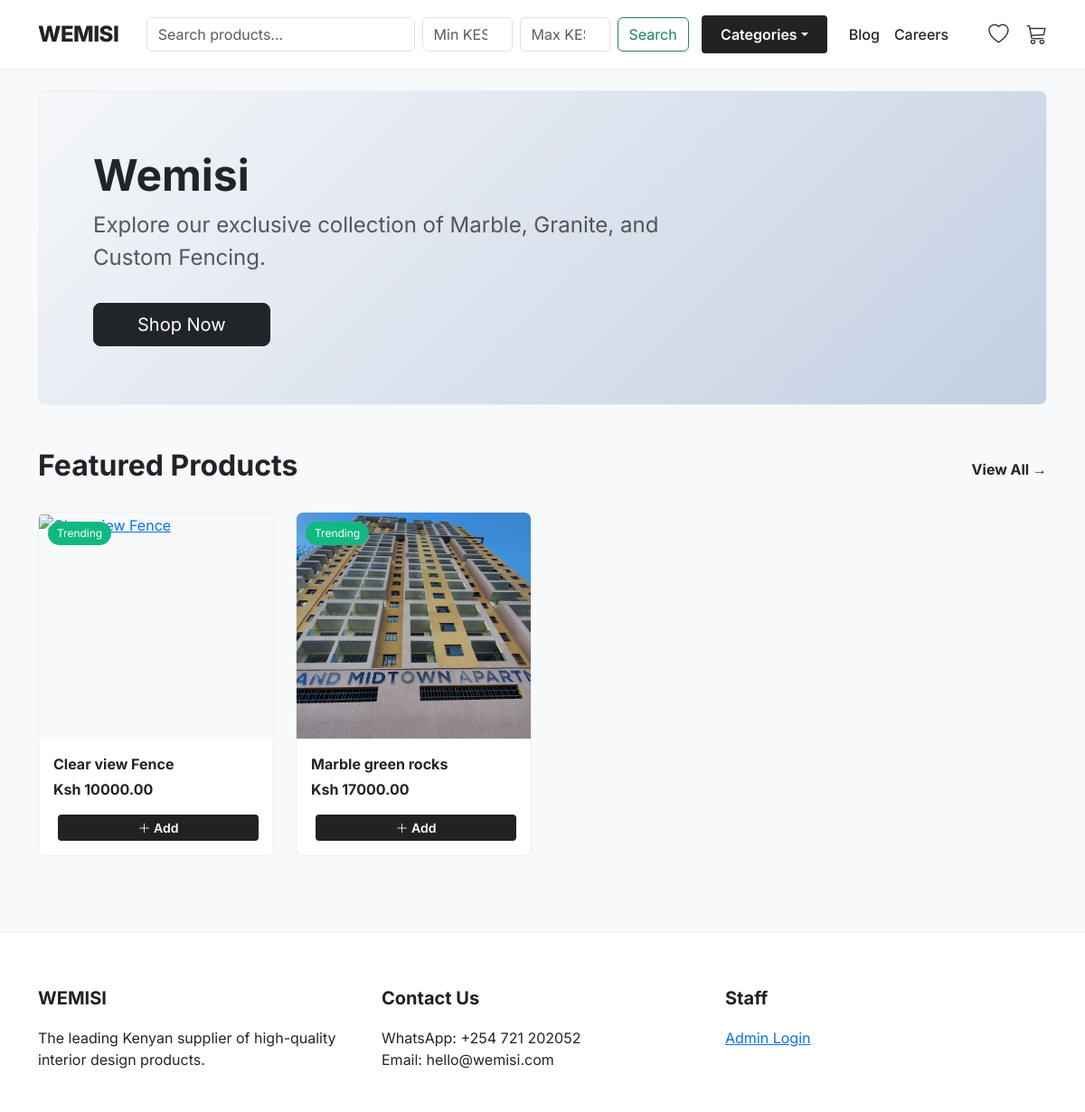
The app's page /, older data.
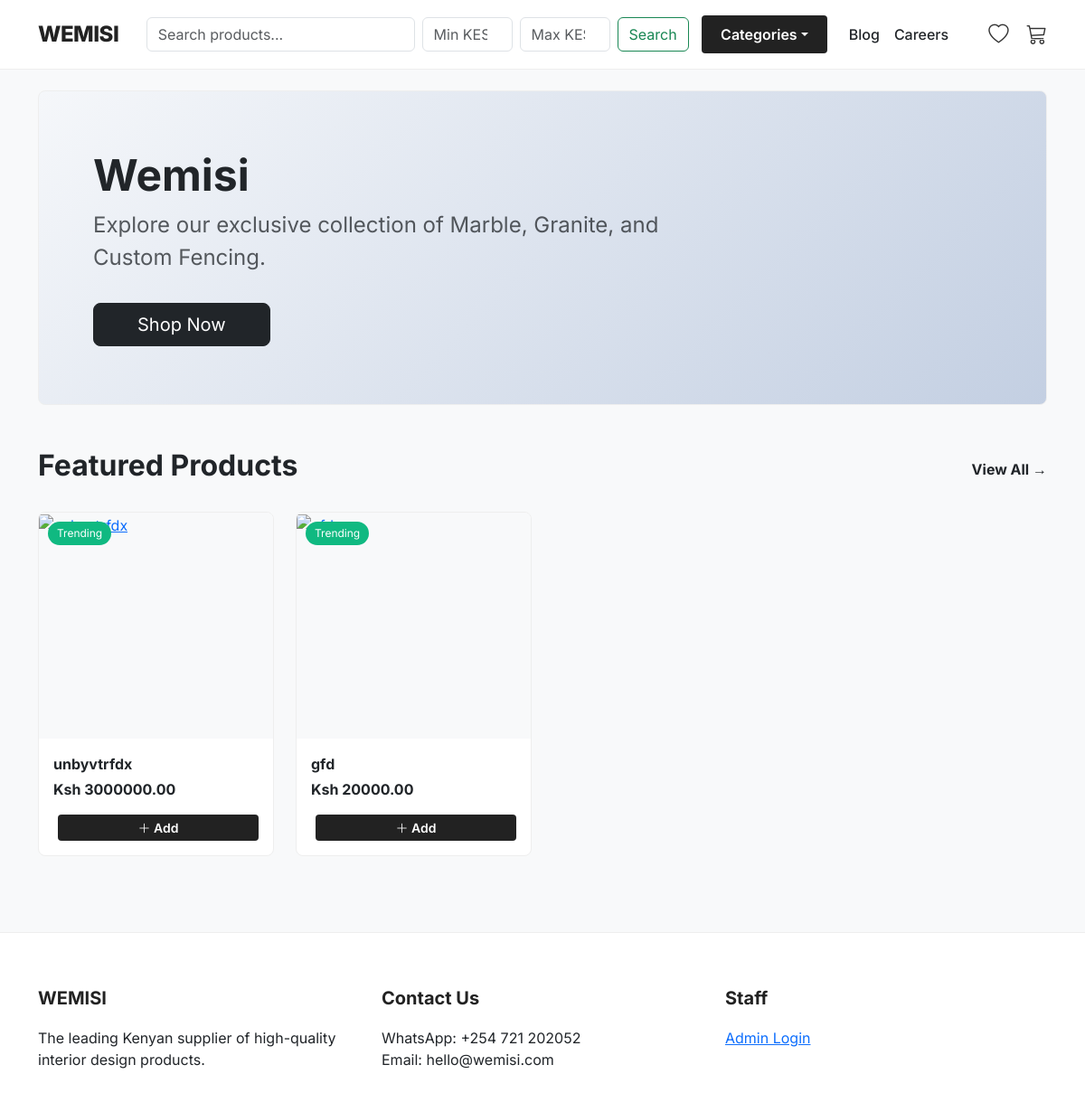
The same page, newer data.
### store/models.py (models this page shows, shortened)
class Product(models.Model):
    category = models.ForeignKey(Category, related_name='products', on_delete=models.CASCADE)
    name = models.CharField(max_length=200)
    description = models.TextField()
    price = models.DecimalField(max_digits=10, decimal_places=2)
    dimensions = models.CharField(max_length=100, blank=True, help_text="e.g. 10x10ft")
    image = models.ImageField(upload_to='products/')
    is_featured = models.BooleanField(default=False) # If true, shows on Homepage
    available = models.BooleanField(default=True)

### store/views.py (the view)
# urls.py: path('', views.home, name='home'),
def home(request):
    products = Product.objects.filter(available=True).order_by('-id')[:8]
    return render(request, 'store/home.html', {'products': products})

### store/context_processors.py (called while the page is built)
def categories_processor(request):
    return {'menu_categories': Category.objects.all()}

def cart_processor(request):
    cart = request.session.get('cart', {})
    cart_count = sum(cart.values())
    return {'cart_count': cart_count}

def wishlist_processor(request):
    wishlist = request.session.get('wishlist', [])
    return {'wishlist_count': len(wishlist)}

### mbele/templates/store/home.html (shortened to what this page needs)
{% extends 'store/base.html' %}
{% block content %}
<div class="p-5 mb-5 rounded-3" style="background: linear-gradient(135deg, #f5f7fa 0%, #c3cfe2 100%); border: 1px solid #eee;">
    <div class="container-fluid py-3">
      <h1 class="display-5 fw-bold text-dark">Wemisi </h1>
      <p class="col-md-8 fs-4 text-muted">Explore our exclusive collection of Marble, Granite, and Custom Fencing.</p>
      <a href="{% url 'store' %}" class="btn btn-dark btn-lg px-5 mt-3">Shop Now</a>
    </div>
</div>
<div class="d-flex justify-content-between align-items-center mb-4">
    <h2 class="fw-bold">Featured Products</h2>
    <a href="{% url 'store' %}" class="text-decoration-none text-dark fw-bold">View All &rarr;</a>
</div>
<div class="row">
    {% for product in products %}
    <div class="col-md-6 col-lg-3 mb-4">
        <div class="product-card h-100">
            <div class="img-container">
                <span class="badge-new">Trending</span>
                {% if product.image %}
                <a href="{% url 'product_detail' product.id %}">
                    <img src="{{ product.image.url }}" class="product-img" alt="{{ product.name }}">
                </a>
                {% else %}
                <div class="d-flex align-items-center justify-content-center h-100 bg-light text-muted">No Image</div>
                {% endif %}
            </div>
            <div class="card-body d-flex flex-column p-3">
                <a href="{% url 'product_detail' product.id %}" class="text-decoration-none text-dark fw-bold mb-1">{{ product.name }}</a>
                <div class="text-dark fw-bold mb-3">Ksh {{ product.price }}</div>
                <div class="mt-auto d-flex">
                    <button class="btn btn-add-cart btn-sm" data-product-id="{{ product.id }}">
                        <i class="bi bi-plus-lg"></i> Add
                    </button>
                </div>
            </div>
        </div>
    </div>
    {% empty %}
    <div class="col-12 text-center">
        <p class="text-muted">No products loaded yet.</p>
    </div>
    {% endfor %}
</div>
{% endblock %}

Row changes from the older to the newer data that the page shows:
removed Product: name "Clear view Fence", price "10000.00"
removed Product: image (picture), name "Marble green rocks", price "17000.00"
added Product: name "unbyvtrfdx", price "3000000.00"
added Product: name "gfd", price "20000.00"
